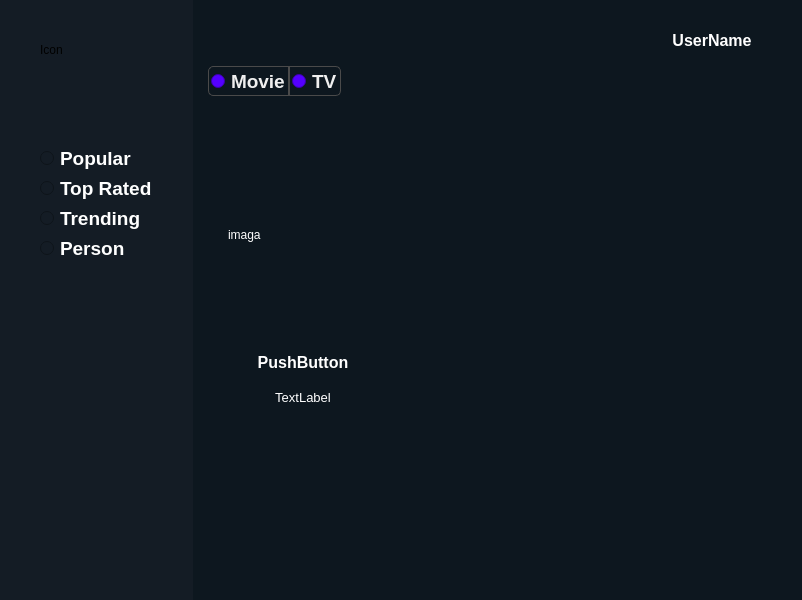
<?xml version="1.0" encoding="UTF-8"?>
<ui version="4.0">
 <class>Form</class>
 <widget class="QWidget" name="Form">
  <property name="geometry">
   <rect>
    <x>0</x>
    <y>0</y>
    <width>802</width>
    <height>600</height>
   </rect>
  </property>
  <property name="windowTitle">
   <string>Form</string>
  </property>
  <property name="styleSheet">
   <string notr="true">QWidget {
	background-color:rgb(13, 23, 31);
	border: none;
}
QPushButton#button_user {
	border: none;
	color: rgb(255, 255, 255);
}
QPushButton#button_user:hover {
	color: rgb(45, 202, 235);
}
QPushButton#button_user:pressed {
	color: rgb(85, 0, 255);
}
QLineEdit#lineEdit_searh{
	color: rgb(255, 255, 255);
}</string>
  </property>
  <layout class="QGridLayout" name="gridLayout">
   <property name="leftMargin">
    <number>0</number>
   </property>
   <property name="topMargin">
    <number>0</number>
   </property>
   <property name="rightMargin">
    <number>0</number>
   </property>
   <property name="bottomMargin">
    <number>0</number>
   </property>
   <item row="0" column="0" rowspan="2">
    <widget class="QWidget" name="widget_menu" native="true">
     <property name="styleSheet">
      <string notr="true">QWidget {
	background-color: rgb(20, 28, 37);
}
QPushButton {
	border: none;
	color: rgb(255, 255, 255);
}
QPushButton:hover {
	color: rgb(45, 202, 235);
	border-left: 2px solid rgb(45, 202, 235);
}
QPushButton:pressed {
	color: rgb(85, 0, 255);
}
QRadioButton {
	color: rgb(255, 255, 255);
	border: none;
}
QRadioButton::indicator{
    image: none;
}
QRadioButton::hover{
    color: rgb(45, 202, 235);
	border-left: 2px solid rgb(45, 202, 235);
}
QRadioButton::unchecked{
   
}
QRadioButton::checked{
	color: rgb(45, 202, 235);
	border-left: 2px solid rgb(45, 202, 235);
}</string>
     </property>
     <layout class="QVBoxLayout" name="verticalLayout_4">
      <property name="spacing">
       <number>6</number>
      </property>
      <property name="leftMargin">
       <number>40</number>
      </property>
      <property name="topMargin">
       <number>0</number>
      </property>
      <property name="rightMargin">
       <number>40</number>
      </property>
      <property name="bottomMargin">
       <number>0</number>
      </property>
      <item>
       <widget class="QLabel" name="logo">
        <property name="minimumSize">
         <size>
          <width>100</width>
          <height>100</height>
         </size>
        </property>
        <property name="text">
         <string>Icon</string>
        </property>
       </widget>
      </item>
      <item>
       <spacer name="verticalSpacer">
        <property name="orientation">
         <enum>Qt::Vertical</enum>
        </property>
        <property name="sizeType">
         <enum>QSizePolicy::Minimum</enum>
        </property>
        <property name="sizeHint" stdset="0">
         <size>
          <width>20</width>
          <height>40</height>
         </size>
        </property>
       </spacer>
      </item>
      <item>
       <widget class="QRadioButton" name="radioButton_popular">
        <property name="font">
         <font>
          <pointsize>14</pointsize>
          <bold>true</bold>
         </font>
        </property>
        <property name="text">
         <string>Popular</string>
        </property>
       </widget>
      </item>
      <item>
       <widget class="QRadioButton" name="radioButton_top_rated">
        <property name="enabled">
         <bool>true</bool>
        </property>
        <property name="font">
         <font>
          <pointsize>14</pointsize>
          <bold>true</bold>
         </font>
        </property>
        <property name="text">
         <string>Top Rated</string>
        </property>
        <property name="checkable">
         <bool>true</bool>
        </property>
        <property name="checked">
         <bool>false</bool>
        </property>
       </widget>
      </item>
      <item>
       <widget class="QRadioButton" name="radioButton_trending">
        <property name="enabled">
         <bool>true</bool>
        </property>
        <property name="font">
         <font>
          <pointsize>14</pointsize>
          <bold>true</bold>
         </font>
        </property>
        <property name="text">
         <string>Trending</string>
        </property>
       </widget>
      </item>
      <item>
       <widget class="QRadioButton" name="radioButton_person">
        <property name="font">
         <font>
          <pointsize>14</pointsize>
          <bold>true</bold>
         </font>
        </property>
        <property name="text">
         <string>Person</string>
        </property>
       </widget>
      </item>
      <item>
       <spacer name="verticalSpacer_2">
        <property name="orientation">
         <enum>Qt::Vertical</enum>
        </property>
        <property name="sizeHint" stdset="0">
         <size>
          <width>20</width>
          <height>40</height>
         </size>
        </property>
       </spacer>
      </item>
     </layout>
    </widget>
   </item>
   <item row="0" column="1">
    <layout class="QHBoxLayout" name="horizontalLayout">
     <property name="topMargin">
      <number>30</number>
     </property>
     <property name="rightMargin">
      <number>50</number>
     </property>
     <item>
      <spacer name="horizontalSpacer">
       <property name="orientation">
        <enum>Qt::Horizontal</enum>
       </property>
       <property name="sizeHint" stdset="0">
        <size>
         <width>40</width>
         <height>20</height>
        </size>
       </property>
      </spacer>
     </item>
     <item>
      <widget class="QLineEdit" name="lineEdit_searh">
       <property name="font">
        <font>
         <pointsize>12</pointsize>
        </font>
       </property>
       <property name="maxLength">
        <number>50</number>
       </property>
      </widget>
     </item>
     <item>
      <widget class="QPushButton" name="button_user">
       <property name="font">
        <font>
         <pointsize>12</pointsize>
         <bold>true</bold>
        </font>
       </property>
       <property name="text">
        <string>UserName</string>
       </property>
      </widget>
     </item>
    </layout>
   </item>
   <item row="1" column="1">
    <widget class="QStackedWidget" name="stackedWidget">
     <property name="minimumSize">
      <size>
       <width>600</width>
       <height>300</height>
      </size>
     </property>
     <property name="styleSheet">
      <string notr="true"/>
     </property>
     <property name="midLineWidth">
      <number>1</number>
     </property>
     <property name="currentIndex">
      <number>0</number>
     </property>
     <widget class="QWidget" name="main">
      <property name="styleSheet">
       <string notr="true">QWidget {
	color: rgb(255, 255, 255);
}
QPushButton {
	border: none;
	color: rgb(255, 255, 255);
}
QPushButton:hover {
	color: rgb(45, 202, 235);
}
QPushButton:pressed {
	color: rgb(85, 0, 255);
}

QRadioButton {
	background-color: rgb(85, 0, 255);
	color: rgb(239, 239, 239);
	padding: 2px;
}
QRadioButton::indicator
{
    image: none;
}
QRadioButton:unchecked {
	background-color:rgb(13, 23, 31);
	border: 1px solid #4a4a4a;
}
</string>
      </property>
      <layout class="QVBoxLayout" name="verticalLayout_3">
       <item>
        <layout class="QHBoxLayout" name="horizontalLayout_2">
         <property name="spacing">
          <number>0</number>
         </property>
         <item>
          <widget class="QRadioButton" name="radioButton">
           <property name="font">
            <font>
             <pointsize>14</pointsize>
             <bold>true</bold>
            </font>
           </property>
           <property name="styleSheet">
            <string notr="true">border-bottom-left-radius: 5px;
border-top-left-radius: 5px;</string>
           </property>
           <property name="text">
            <string>Movie</string>
           </property>
          </widget>
         </item>
         <item>
          <widget class="QRadioButton" name="radioButton_2">
           <property name="font">
            <font>
             <pointsize>14</pointsize>
             <bold>true</bold>
            </font>
           </property>
           <property name="styleSheet">
            <string notr="true">border-bottom-right-radius: 5px;
border-top-right-radius: 5px;</string>
           </property>
           <property name="text">
            <string>TV</string>
           </property>
          </widget>
         </item>
         <item>
          <spacer name="horizontalSpacer_2">
           <property name="orientation">
            <enum>Qt::Horizontal</enum>
           </property>
           <property name="sizeHint" stdset="0">
            <size>
             <width>40</width>
             <height>20</height>
            </size>
           </property>
          </spacer>
         </item>
        </layout>
       </item>
       <item>
        <widget class="QScrollArea" name="scrollArea">
         <property name="widgetResizable">
          <bool>true</bool>
         </property>
         <widget class="QWidget" name="scrollAreaWidgetContents">
          <property name="geometry">
           <rect>
            <x>0</x>
            <y>0</y>
            <width>591</width>
            <height>482</height>
           </rect>
          </property>
          <widget class="QWidget" name="cart" native="true">
           <property name="geometry">
            <rect>
             <x>20</x>
             <y>20</y>
             <width>168</width>
             <height>295</height>
            </rect>
           </property>
           <layout class="QVBoxLayout" name="verticalLayout_2">
            <item>
             <widget class="QLabel" name="cart_image">
              <property name="minimumSize">
               <size>
                <width>150</width>
                <height>225</height>
               </size>
              </property>
              <property name="maximumSize">
               <size>
                <width>150</width>
                <height>225</height>
               </size>
              </property>
              <property name="styleSheet">
               <string notr="true">border-radius: 15px;
</string>
              </property>
              <property name="text">
               <string>imaga</string>
              </property>
             </widget>
            </item>
            <item>
             <widget class="QPushButton" name="cart_title">
              <property name="maximumSize">
               <size>
                <width>150</width>
                <height>16777215</height>
               </size>
              </property>
              <property name="font">
               <font>
                <pointsize>12</pointsize>
                <bold>true</bold>
               </font>
              </property>
              <property name="text">
               <string>PushButton</string>
              </property>
             </widget>
            </item>
            <item>
             <widget class="QLabel" name="cart_date">
              <property name="maximumSize">
               <size>
                <width>150</width>
                <height>16777215</height>
               </size>
              </property>
              <property name="font">
               <font>
                <pointsize>10</pointsize>
                <bold>false</bold>
               </font>
              </property>
              <property name="text">
               <string>TextLabel</string>
              </property>
              <property name="alignment">
               <set>Qt::AlignCenter</set>
              </property>
             </widget>
            </item>
           </layout>
          </widget>
         </widget>
        </widget>
       </item>
      </layout>
     </widget>
     <widget class="QWidget" name="profile">
      <property name="styleSheet">
       <string notr="true">QWidget {
	color: rgb(255, 255, 255);
	border: none;
}
QLineEdit {
	border-bottom: 2px solid rgb(239, 239, 239);
	color: rgb(239, 239, 239);
	padding-bottom: 7px;
}
QLabel {
	color: rgb(85, 0, 255);
}
QPushButton {
	background-color: rgb(17, 57, 149);
	color: rgb(255, 255, 255);
	border-radius: 15px;
}
QPushButton:hover {
	color: rgb(0, 0, 0);
	background-color: rgb(85, 0, 255);
}
QPushButton:pressed {
	background-color: rgb(0, 255, 0);
}
QScrollArea {
	border: none;
}
QScrollBar::handle:vertical{
	background-color: rgb(13, 23, 31);
	border-right: 2px solid  rgb(17, 57, 149);
}

QScrollBar::add-line:vertical{
	background-color: rgb(13, 23, 31);
}
QScrollBar::sub-line:vertical{
	background-color: rgb(13, 23, 31);
}</string>
      </property>
      <layout class="QVBoxLayout" name="verticalLayout">
       <item>
        <widget class="QLabel" name="label_2">
         <property name="maximumSize">
          <size>
           <width>350</width>
           <height>16777215</height>
          </size>
         </property>
         <property name="font">
          <font>
           <pointsize>18</pointsize>
           <italic>false</italic>
           <bold>true</bold>
          </font>
         </property>
         <property name="text">
          <string>Profile</string>
         </property>
        </widget>
       </item>
       <item>
        <spacer name="verticalSpacer_3">
         <property name="orientation">
          <enum>Qt::Vertical</enum>
         </property>
         <property name="sizeHint" stdset="0">
          <size>
           <width>20</width>
           <height>40</height>
          </size>
         </property>
        </spacer>
       </item>
       <item>
        <widget class="QLabel" name="label">
         <property name="maximumSize">
          <size>
           <width>350</width>
           <height>16777215</height>
          </size>
         </property>
         <property name="font">
          <font>
           <pointsize>12</pointsize>
           <bold>false</bold>
          </font>
         </property>
         <property name="text">
          <string>User Name</string>
         </property>
         <property name="wordWrap">
          <bool>false</bool>
         </property>
         <property name="margin">
          <number>0</number>
         </property>
        </widget>
       </item>
       <item>
        <widget class="QLineEdit" name="lineEdit_username">
         <property name="maximumSize">
          <size>
           <width>350</width>
           <height>16777215</height>
          </size>
         </property>
         <property name="font">
          <font>
           <pointsize>12</pointsize>
          </font>
         </property>
         <property name="maxLength">
          <number>20</number>
         </property>
        </widget>
       </item>
       <item>
        <spacer name="verticalSpacer_8">
         <property name="orientation">
          <enum>Qt::Vertical</enum>
         </property>
         <property name="sizeHint" stdset="0">
          <size>
           <width>20</width>
           <height>40</height>
          </size>
         </property>
        </spacer>
       </item>
       <item>
        <widget class="QLabel" name="label_3">
         <property name="maximumSize">
          <size>
           <width>350</width>
           <height>16777215</height>
          </size>
         </property>
         <property name="font">
          <font>
           <pointsize>12</pointsize>
           <bold>false</bold>
          </font>
         </property>
         <property name="styleSheet">
          <string notr="true"/>
         </property>
         <property name="text">
          <string>New passwod</string>
         </property>
        </widget>
       </item>
       <item>
        <widget class="QLineEdit" name="lineEdit_password">
         <property name="maximumSize">
          <size>
           <width>350</width>
           <height>16777215</height>
          </size>
         </property>
         <property name="font">
          <font>
           <pointsize>12</pointsize>
          </font>
         </property>
         <property name="maxLength">
          <number>20</number>
         </property>
         <property name="echoMode">
          <enum>QLineEdit::Password</enum>
         </property>
        </widget>
       </item>
       <item>
        <spacer name="verticalSpacer_7">
         <property name="orientation">
          <enum>Qt::Vertical</enum>
         </property>
         <property name="sizeHint" stdset="0">
          <size>
           <width>20</width>
           <height>40</height>
          </size>
         </property>
        </spacer>
       </item>
       <item>
        <widget class="QLabel" name="label_4">
         <property name="maximumSize">
          <size>
           <width>350</width>
           <height>16777215</height>
          </size>
         </property>
         <property name="font">
          <font>
           <pointsize>12</pointsize>
           <bold>false</bold>
          </font>
         </property>
         <property name="text">
          <string>Confirm password</string>
         </property>
        </widget>
       </item>
       <item>
        <widget class="QLineEdit" name="lineEdit_confirm_password">
         <property name="maximumSize">
          <size>
           <width>350</width>
           <height>16777215</height>
          </size>
         </property>
         <property name="font">
          <font>
           <pointsize>12</pointsize>
          </font>
         </property>
         <property name="maxLength">
          <number>20</number>
         </property>
         <property name="echoMode">
          <enum>QLineEdit::Password</enum>
         </property>
        </widget>
       </item>
       <item>
        <spacer name="verticalSpacer_5">
         <property name="orientation">
          <enum>Qt::Vertical</enum>
         </property>
         <property name="sizeHint" stdset="0">
          <size>
           <width>20</width>
           <height>40</height>
          </size>
         </property>
        </spacer>
       </item>
       <item>
        <widget class="QScrollArea" name="error_1">
         <property name="minimumSize">
          <size>
           <width>0</width>
           <height>90</height>
          </size>
         </property>
         <property name="maximumSize">
          <size>
           <width>350</width>
           <height>16777215</height>
          </size>
         </property>
         <property name="contextMenuPolicy">
          <enum>Qt::ActionsContextMenu</enum>
         </property>
         <property name="styleSheet">
          <string notr="true"/>
         </property>
         <property name="widgetResizable">
          <bool>true</bool>
         </property>
         <widget class="QWidget" name="scrollAreaWidgetContents_3">
          <property name="geometry">
           <rect>
            <x>0</x>
            <y>0</y>
            <width>350</width>
            <height>90</height>
           </rect>
          </property>
          <property name="styleSheet">
           <string notr="true">color: rgb(255, 0, 0);</string>
          </property>
          <layout class="QVBoxLayout" name="verticalLayout_5"/>
         </widget>
        </widget>
       </item>
       <item>
        <spacer name="verticalSpacer_6">
         <property name="orientation">
          <enum>Qt::Vertical</enum>
         </property>
         <property name="sizeHint" stdset="0">
          <size>
           <width>20</width>
           <height>40</height>
          </size>
         </property>
        </spacer>
       </item>
       <item>
        <widget class="QPushButton" name="pushButton_save">
         <property name="minimumSize">
          <size>
           <width>350</width>
           <height>40</height>
          </size>
         </property>
         <property name="maximumSize">
          <size>
           <width>350</width>
           <height>16777215</height>
          </size>
         </property>
         <property name="font">
          <font>
           <pointsize>12</pointsize>
           <bold>true</bold>
          </font>
         </property>
         <property name="text">
          <string>SAVE</string>
         </property>
        </widget>
       </item>
       <item>
        <spacer name="verticalSpacer_4">
         <property name="orientation">
          <enum>Qt::Vertical</enum>
         </property>
         <property name="sizeHint" stdset="0">
          <size>
           <width>20</width>
           <height>40</height>
          </size>
         </property>
        </spacer>
       </item>
      </layout>
     </widget>
    </widget>
   </item>
  </layout>
 </widget>
 <resources/>
 <connections/>
</ui>
